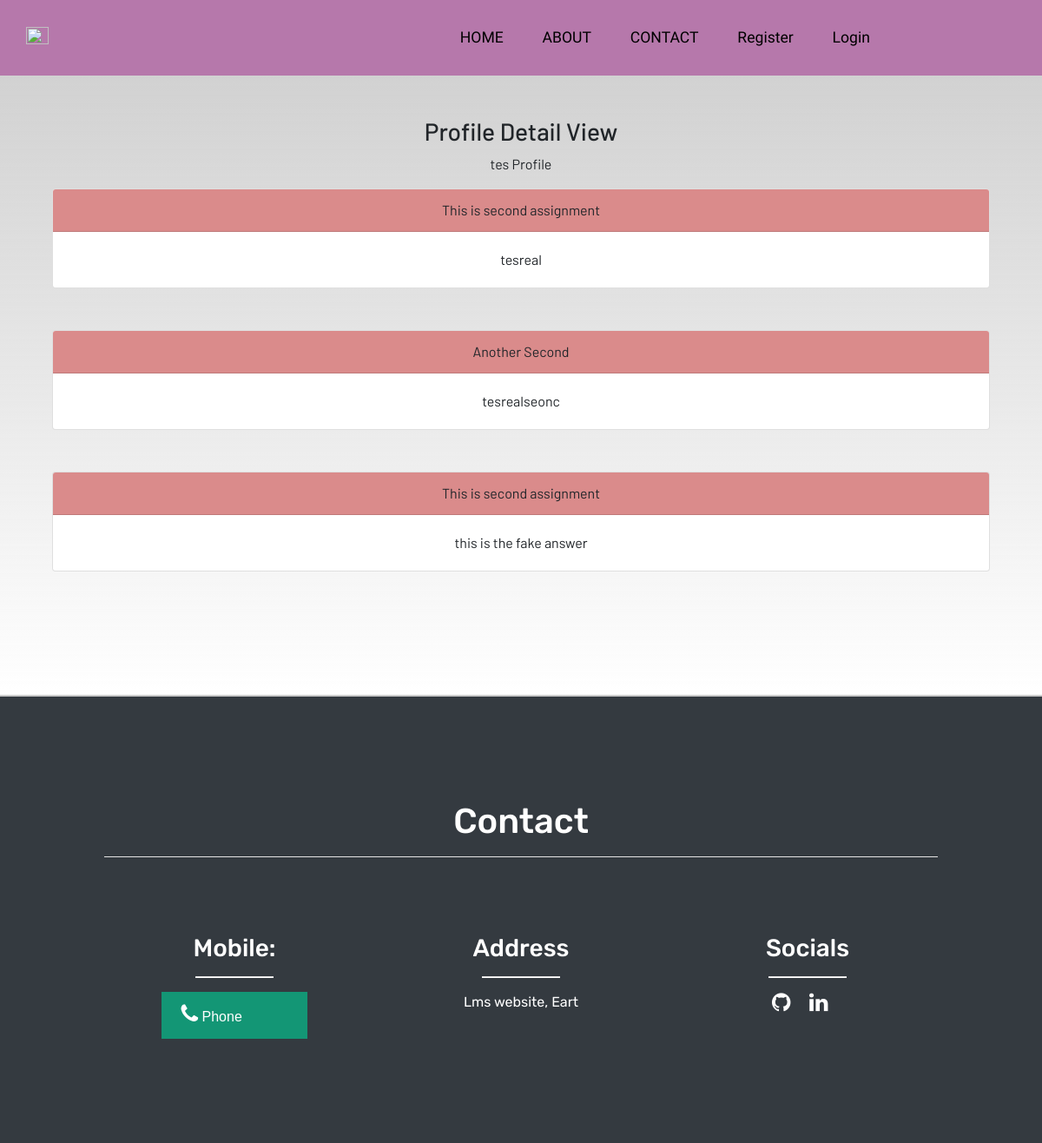
/users/profile_detail/5, run on the app's committed database.
### users/models.py (models this page shows, shortened)
class Profile(models.Model):
    user = models.OneToOneField(User, on_delete=models.CASCADE)
    section = models.ForeignKey(
        "Section", on_delete=models.CASCADE, null=True, blank=True)
    image = models.ImageField(default='default.jpg', upload_to='profile_pics')
    bio = models.CharField(max_length=2000, blank=True)
    skills = models.CharField(max_length=2000, blank=True)
    aoi = models.CharField(max_length=2000, blank=True)
    github = models.CharField(max_length=200, blank=True)
    linkedin = models.CharField(max_length=200, blank=True)
    def __str__(self):
        return f'{self.user.username} Profile'

class Answer(models.Model):
    question = models.ForeignKey(Question, on_delete=models.CASCADE)
    user = models.ForeignKey(Profile, on_delete=models.CASCADE)
    answer_field = models.CharField(max_length=2000, blank=True, null=True)

class Question(models.Model):
    section = models.ForeignKey(
        "Section", on_delete=models.CASCADE, null=True, blank=True)
    question_field = models.CharField(max_length=2000, blank=True, null=True)
    def __str__(self):
        return self.question_field

### users/views.py (the view)
class ProfileDetailView(generic.DetailView):
    model = Profile
    def get_context_data(self, **kwargs):
        context = super(ProfileDetailView, self).get_context_data(**kwargs)
        answers = Answer.objects.filter(
            user=Profile.objects.get(id=self.kwargs['pk']))
        context['answers'] = answers
        return context

### users/templates/users/profile_detail.html
{% extends 'users/base.html' %} {% load static %} {% block content %}
<div class="container text-center">
    <h3>Profile Detail View</h3>
    <p>{{profile}}</p>
    <div class="container">
        {% for answer in answers %}
        <div class="card">
            <div class="card-header">
                {{answer.question}}
            </div>
            <div class="card-body">
                {{answer.answer_field}}
            </div>
        </div>
        <br><br>
        {% endfor %}
    </div>
</div>
{% endblock content %}

### static/css/main.css (style rules this page uses)
html { scroll-behavior: smooth; }
html, body { max-width: 100%; overflow-x: hidden; }
body { background: linear-gradient(rgba(0, 0, 0, 0.2), rgba(255, 255, 255, 0.5)); overflow-x: hidden; }
.card-header { background-color: rgb(218, 139, 139); }

### data on the page
Profile: user.username "tes Profile"
Answer: question "This is second assignment", answer_field "tesreal"
Answer: question "Another Second", answer_field "tesrealseonc"
Answer: question "This is second assignment", answer_field "this is the fake answer"
